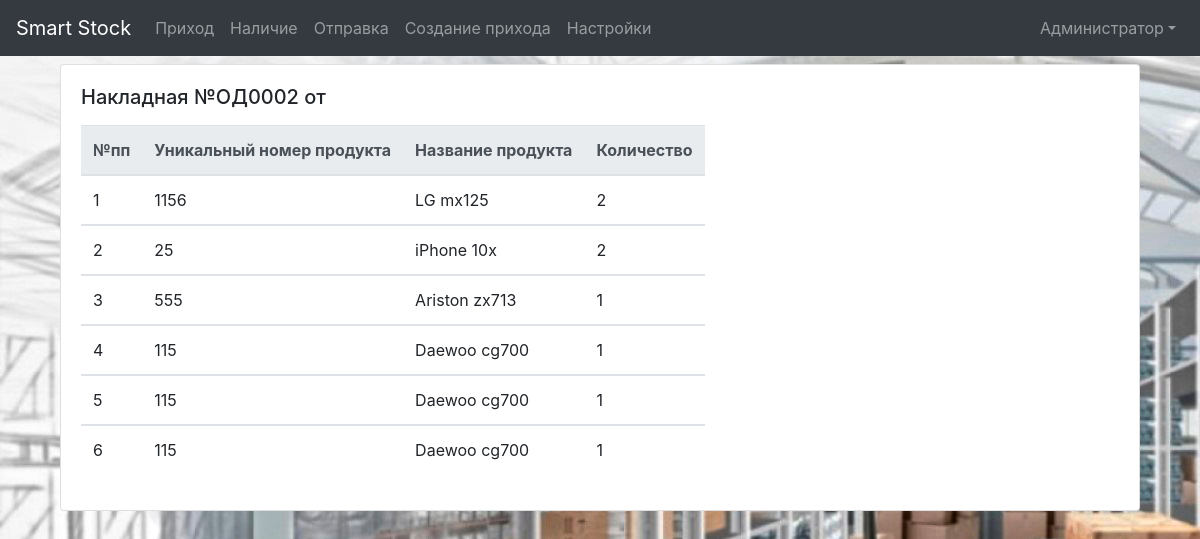
The page /sendProduct.php?send_id=2 (signed in) on the database its author committed.
### tables this page shows
CREATE TABLE `users` (
  `id` int(11) NOT NULL,
  `login` varchar(255) NOT NULL,
  `password` varchar(255) NOT NULL,
  `lastname` text NOT NULL
);

CREATE TABLE `send_nom` (
  `id` int(11) NOT NULL COMMENT 'Номер по порядку',
  `id_send_doc` int(11) NOT NULL COMMENT 'ID документа отправки',
  `product_id` varchar(11) NOT NULL COMMENT 'Уникальный номер продукта',
  `products` varchar(255) NOT NULL COMMENT 'Название продукта',
  `size` varchar(255) NOT NULL COMMENT 'Размер',
  `count` int(11) NOT NULL COMMENT 'Количество'
);

### modules/sendProductList.php (the view, shortened to what this page needs)
<?php
    include $_SERVER['DOCUMENT_ROOT'] . '/configs/db.php';
$sqlnom  = "SELECT * FROM send_nom WHERE id_send_doc =" . $_GET['send_id'];
$result_nom = mysqli_query($connect, $sqlnom);
 $i=1;
while ($send_nom = mysqli_fetch_assoc($result_nom)){
?>
    <tbody>
        <tr>
            <td><?php echo $i?></td>
            <td><?php echo $send_nom['product_id'] ?></td>
            <td><?php echo $send_nom['products'] ?></td>
            <td><?php echo $send_nom['count'] ?></td>
        </tr>
    </tbody>
    <?php
   $i++ ;
}
    ?>

### blockSite/header.php (shortened to what this page needs)
<!DOCTYPE html>
<html>
<head>
  <link rel="stylesheet" href="/assets/css/bootstrap.min.css">
  <link rel="stylesheet" href="/assets/css/my.css">
</head>
<body>
  <nav class="navbar navbar-expand-lg navbar-dark bg-dark">
  <a class="navbar-brand" href="/">Smart Stock</a>
  <div class="collapse navbar-collapse" id="navbarSupportedContent">
    <ul class="navbar-nav mr-auto">
      <?php
      if(isset($_COOKIE["user_id"])) {
        $sql = "SELECT * FROM users WHERE id=" . $_COOKIE["user_id"];
        $result = mysqli_query($connect, $sql);
        $user = mysqli_fetch_assoc($result);
        ?>
        <li class="nav-item my-lg-0">
          <a class="nav-link" href="/getOrders.php">Приход</a>
        </li>
        <li class="nav-item my-lg-0">
          <a class="nav-link" href="/stock.php">Наличие</a>
        </li>
        <li class="nav-item my-lg-0">
          <a class="nav-link" href="/waitCollectDoc.php">Отправка</a>
        </li>
        <?php
        if ($_COOKIE["user_id"]==1){
        ?>
        <li class="nav-item my-lg-0">
          <a class="nav-link" href="/create_orders.php">Создание прихода</a>
        </li>
        <li class="nav-item my-lg-0">
          <a class="nav-link" href="/settings.php">Настройки</a>
        </li>
        <?php
        }
        ?>
    </ul>
    <ul class="navbar-nav">
      <li class="nav-item dropdown">
        <a class="nav-link dropdown-toggle" href="#" id="navbarDropdown" role="button" data-toggle="dropdown" aria-haspopup="true" aria-expanded="false"><?php echo $user["lastname"]; ?></a>
      </li>
    </ul>
        <?php
      }
      ?>
  </div>
</nav>

### assets/css/my.css (style rules this page uses)
body { background-image: url(../img/455bd824f6049c327f1fc038ec66642a-1240x620.jpg); width: 100%; height: 100%; }

### rows shown on the page
users: lastname "Администратор"
send_nom: product "1156", products "LG mx125", count "2"
send_nom: product "25", products "iPhone 10x", count "2"
send_nom: product "555", products "Ariston zx713", count "1"
send_nom: product "115", products "Daewoo cg700", count "1"
send_nom: product "115", products "Daewoo cg700", count "1"
send_nom: product "115", products "Daewoo cg700", count "1"

### other values the page prints
$_GET['send_id'] "2"
